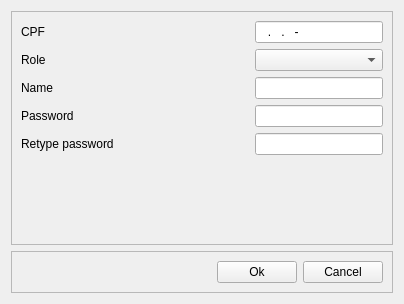
<?xml version="1.0" encoding="UTF-8"?>
<ui version="4.0">
 <class>AddUserView</class>
 <widget class="QWidget" name="AddUserView">
  <property name="geometry">
   <rect>
    <x>0</x>
    <y>0</y>
    <width>404</width>
    <height>304</height>
   </rect>
  </property>
  <property name="windowTitle">
   <string>Add new user</string>
  </property>
  <layout class="QVBoxLayout" name="verticalLayout">
   <item>
    <widget class="QFrame" name="frame">
     <property name="frameShape">
      <enum>QFrame::StyledPanel</enum>
     </property>
     <property name="frameShadow">
      <enum>QFrame::Raised</enum>
     </property>
     <layout class="QGridLayout" name="gridLayout">
      <item row="0" column="0">
       <widget class="QLabel" name="label">
        <property name="text">
         <string>CPF</string>
        </property>
       </widget>
      </item>
      <item row="0" column="1" colspan="2">
       <spacer name="horizontalSpacer_2">
        <property name="orientation">
         <enum>Qt::Horizontal</enum>
        </property>
        <property name="sizeHint" stdset="0">
         <size>
          <width>125</width>
          <height>20</height>
         </size>
        </property>
       </spacer>
      </item>
      <item row="0" column="3">
       <widget class="QLineEdit" name="cpfLineEdit">
        <property name="inputMask">
         <string>999.999.999-99; </string>
        </property>
       </widget>
      </item>
      <item row="1" column="0">
       <widget class="QLabel" name="label_2">
        <property name="text">
         <string>Role</string>
        </property>
       </widget>
      </item>
      <item row="1" column="1" colspan="2">
       <spacer name="horizontalSpacer_3">
        <property name="orientation">
         <enum>Qt::Horizontal</enum>
        </property>
        <property name="sizeHint" stdset="0">
         <size>
          <width>125</width>
          <height>20</height>
         </size>
        </property>
       </spacer>
      </item>
      <item row="2" column="0">
       <widget class="QLabel" name="label_3">
        <property name="text">
         <string>Name</string>
        </property>
       </widget>
      </item>
      <item row="2" column="1" colspan="2">
       <spacer name="horizontalSpacer_4">
        <property name="orientation">
         <enum>Qt::Horizontal</enum>
        </property>
        <property name="sizeHint" stdset="0">
         <size>
          <width>125</width>
          <height>20</height>
         </size>
        </property>
       </spacer>
      </item>
      <item row="2" column="3">
       <widget class="QLineEdit" name="nameLineEdit">
        <property name="maxLength">
         <number>100</number>
        </property>
       </widget>
      </item>
      <item row="3" column="0">
       <widget class="QLabel" name="label_4">
        <property name="text">
         <string>Password</string>
        </property>
       </widget>
      </item>
      <item row="3" column="1" colspan="2">
       <spacer name="horizontalSpacer_5">
        <property name="orientation">
         <enum>Qt::Horizontal</enum>
        </property>
        <property name="sizeHint" stdset="0">
         <size>
          <width>125</width>
          <height>20</height>
         </size>
        </property>
       </spacer>
      </item>
      <item row="3" column="3">
       <widget class="QLineEdit" name="passwordLineEdit">
        <property name="echoMode">
         <enum>QLineEdit::Password</enum>
        </property>
       </widget>
      </item>
      <item row="4" column="0" colspan="2">
       <widget class="QLabel" name="label_5">
        <property name="text">
         <string>Retype password</string>
        </property>
       </widget>
      </item>
      <item row="4" column="2">
       <spacer name="horizontalSpacer_6">
        <property name="orientation">
         <enum>Qt::Horizontal</enum>
        </property>
        <property name="sizeHint" stdset="0">
         <size>
          <width>78</width>
          <height>20</height>
         </size>
        </property>
       </spacer>
      </item>
      <item row="4" column="3">
       <widget class="QLineEdit" name="retypePasswordLineEdit">
        <property name="echoMode">
         <enum>QLineEdit::Password</enum>
        </property>
       </widget>
      </item>
      <item row="1" column="3">
       <widget class="QComboBox" name="roleComboBox"/>
      </item>
      <item row="5" column="2">
       <spacer name="verticalSpacer">
        <property name="orientation">
         <enum>Qt::Vertical</enum>
        </property>
        <property name="sizeHint" stdset="0">
         <size>
          <width>20</width>
          <height>40</height>
         </size>
        </property>
       </spacer>
      </item>
     </layout>
    </widget>
   </item>
   <item>
    <widget class="QFrame" name="frame_2">
     <property name="frameShape">
      <enum>QFrame::StyledPanel</enum>
     </property>
     <property name="frameShadow">
      <enum>QFrame::Raised</enum>
     </property>
     <layout class="QHBoxLayout" name="horizontalLayout">
      <item>
       <spacer name="horizontalSpacer">
        <property name="orientation">
         <enum>Qt::Horizontal</enum>
        </property>
        <property name="sizeHint" stdset="0">
         <size>
          <width>201</width>
          <height>20</height>
         </size>
        </property>
       </spacer>
      </item>
      <item>
       <widget class="QPushButton" name="okPushButton">
        <property name="text">
         <string>Ok</string>
        </property>
       </widget>
      </item>
      <item>
       <widget class="QPushButton" name="cancelPushButton">
        <property name="text">
         <string>Cancel</string>
        </property>
       </widget>
      </item>
     </layout>
    </widget>
   </item>
  </layout>
 </widget>
 <resources/>
 <connections/>
</ui>
